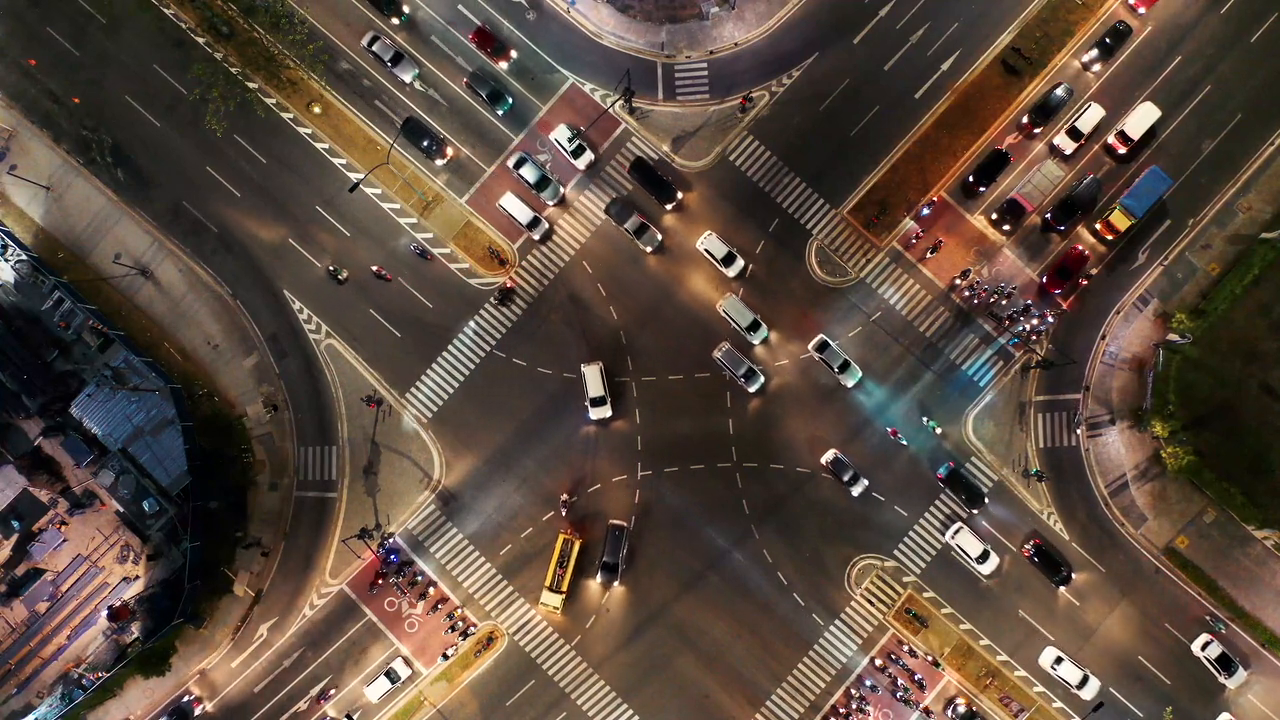
#> input picture frame 27 of cejchkry-assingnment04/files/cars_moving(1).mp4, 1280 x 720 px, given in place of truck_moving.mp4, which was not available
$ python dense_opt_flow.py
#> lines starting #> are read from the running program, lines starting #| are printed output that depends on the picture; after the words box and inside, x2 and y2 are one past the last pixel; in counts of white or black regions, pixels touching at a corner belong together; pictures that were not available may be replaced by others from this repository, and a replacement may not be noted
import cv2 as cv
import numpy as np

def dense_optical_flow(video_path):
#> called with video_path = 'files/truck_moving.mp4'
    cap = cv.VideoCapture(video_path)
    if not cap.isOpened():
        print("Error opening video file")
        return

    ret, first_frame = cap.read()
#> first_frame is the input picture: shape (720, 1280, 3); mean B, G, R 61.1, 72.8, 89.2
    if not ret:
        return

    prev_gray = cv.cvtColor(first_frame, cv.COLOR_BGR2GRAY)

    hsv_mask = np.zeros_like(first_frame)
    hsv_mask[..., 1] = 255

    while True:
        ret, frame = cap.read()
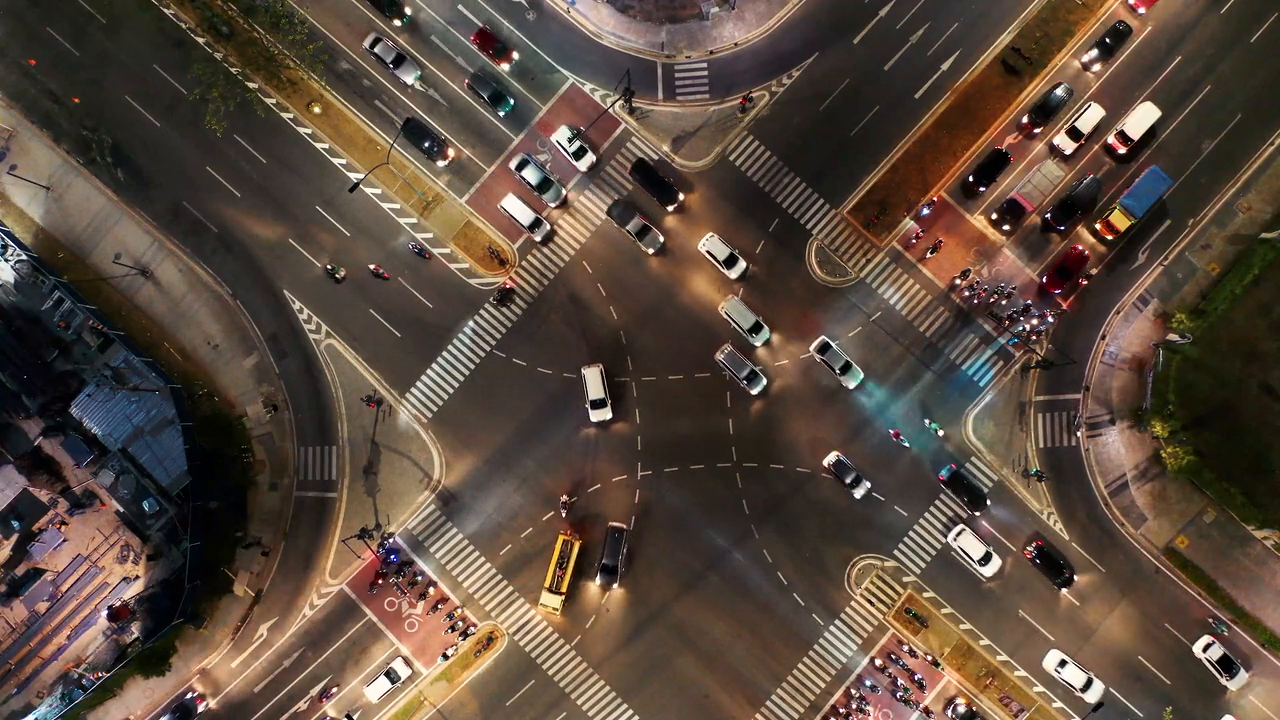
#> input picture frame 28 of cejchkry-assingnment04/files/cars_moving(1).mp4, 1280 x 720 px, given in place of truck_moving.mp4, which was not available
#> frame is the input picture: shape (720, 1280, 3); mean B, G, R 60.8, 72.7, 88.9
        if not ret:
            break

        gray = cv.cvtColor(frame, cv.COLOR_BGR2GRAY)


        flow = cv.calcOpticalFlowFarneback(prev_gray, gray, None,
                                            0.5, 5, 15, 1, 5, 1.2, 0)


        mag, ang = cv.cartToPolar(flow[..., 0], flow[..., 1])

        _, motion_mask = cv.threshold(mag, 2.0, 255, cv.THRESH_BINARY)
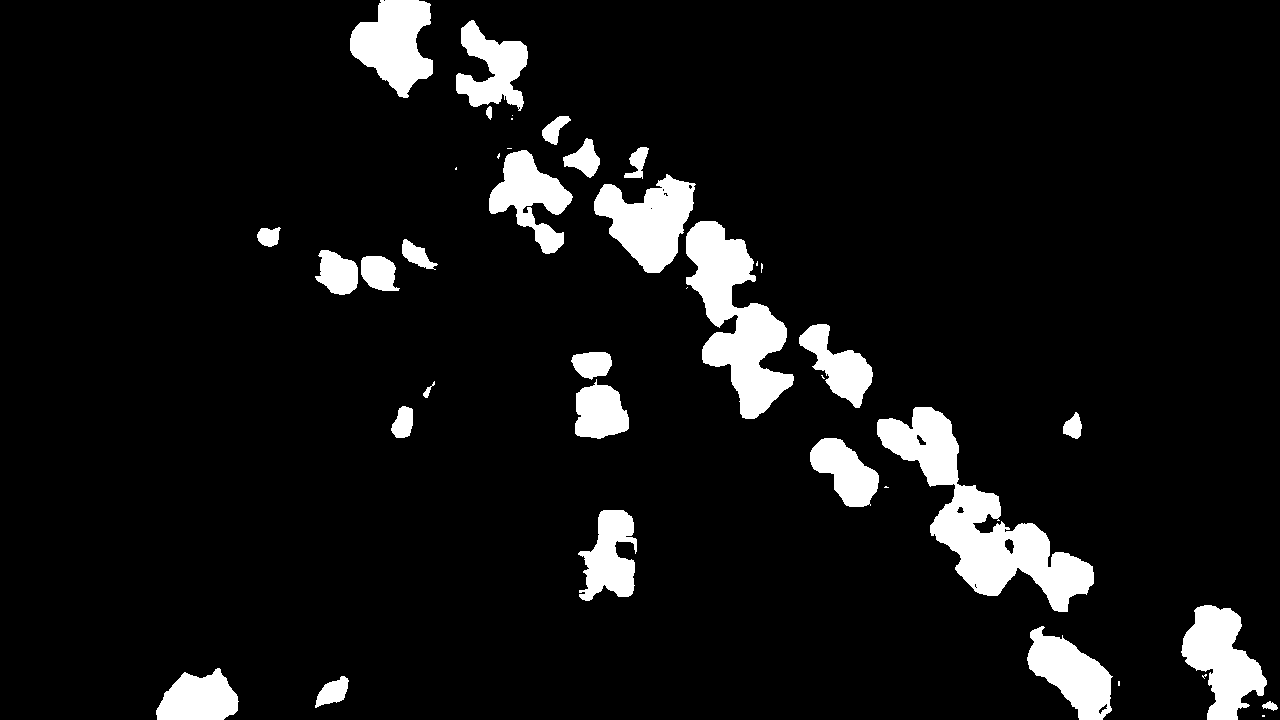
#> motion_mask: shape (720, 1280) float32; 8% white; 40 white regions (13 under 20 px), largest, box (x1, y1, x2, y2) and area: (877, 407, 1094, 612) 13422, (686, 221, 794, 419) 10054, (594, 174, 696, 273) 5727
        motion_mask = motion_mask.astype(np.uint8)

        k = np.ones((15, 30), np.uint8)


        processed_mask = cv.morphologyEx(motion_mask, cv.MORPH_CLOSE, k, iterations = 9)
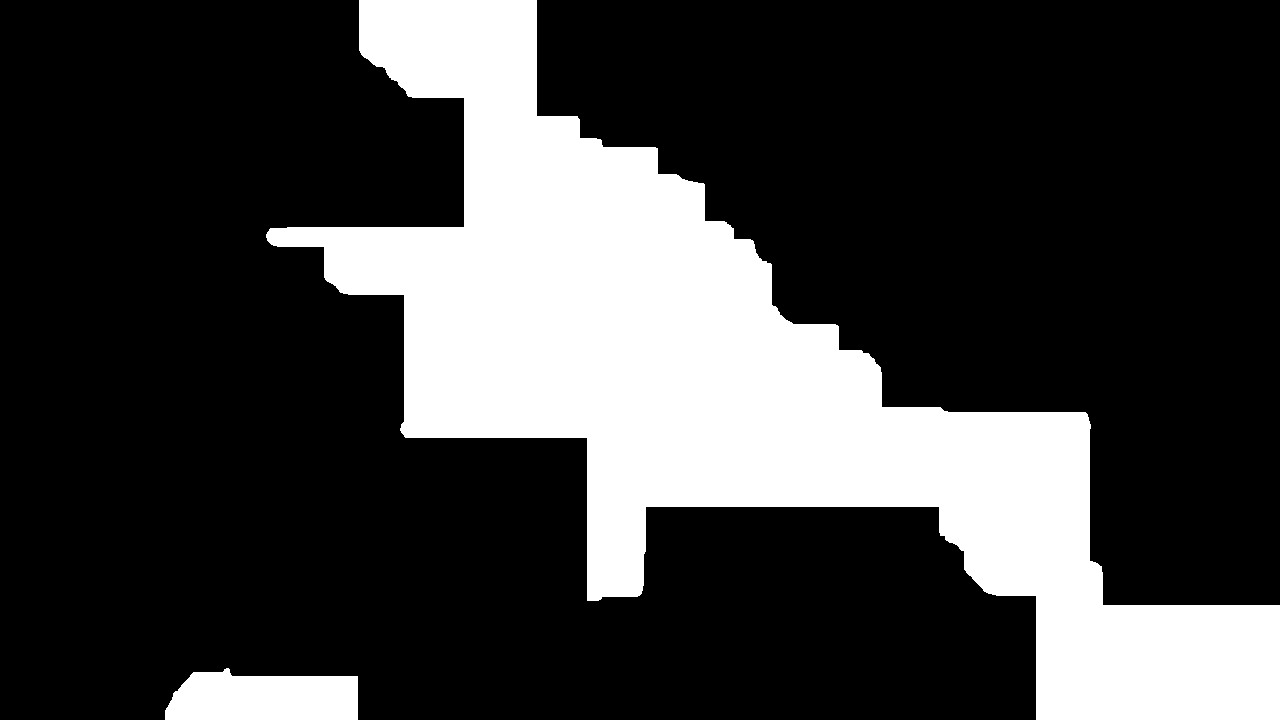
#> processed_mask: shape (720, 1280); 24.8% white; 2 white regions


        contours, _ = cv.findContours(processed_mask, cv.RETR_EXTERNAL, cv.CHAIN_APPROX_SIMPLE)
#> contours = 2 contours; box (x1, y1, x2, y2) and area: (266, 0, 1280, 720) 218583, (165, 668, 358, 720) 8062

        bbox_frame = frame.copy()

        for contour in contours:
            if cv.contourArea(contour) < 5000:
                continue

            x, y, w, h = cv.boundingRect(contour)

            cv.rectangle(bbox_frame, (x, y), (x+w, y+h), (0, 0, 255), 4)
#> this loop made 2 passes
#> (x, y, w, h) on passes 1 to 2: (165, 668, 193, 52), (266, 0, 1014, 720)
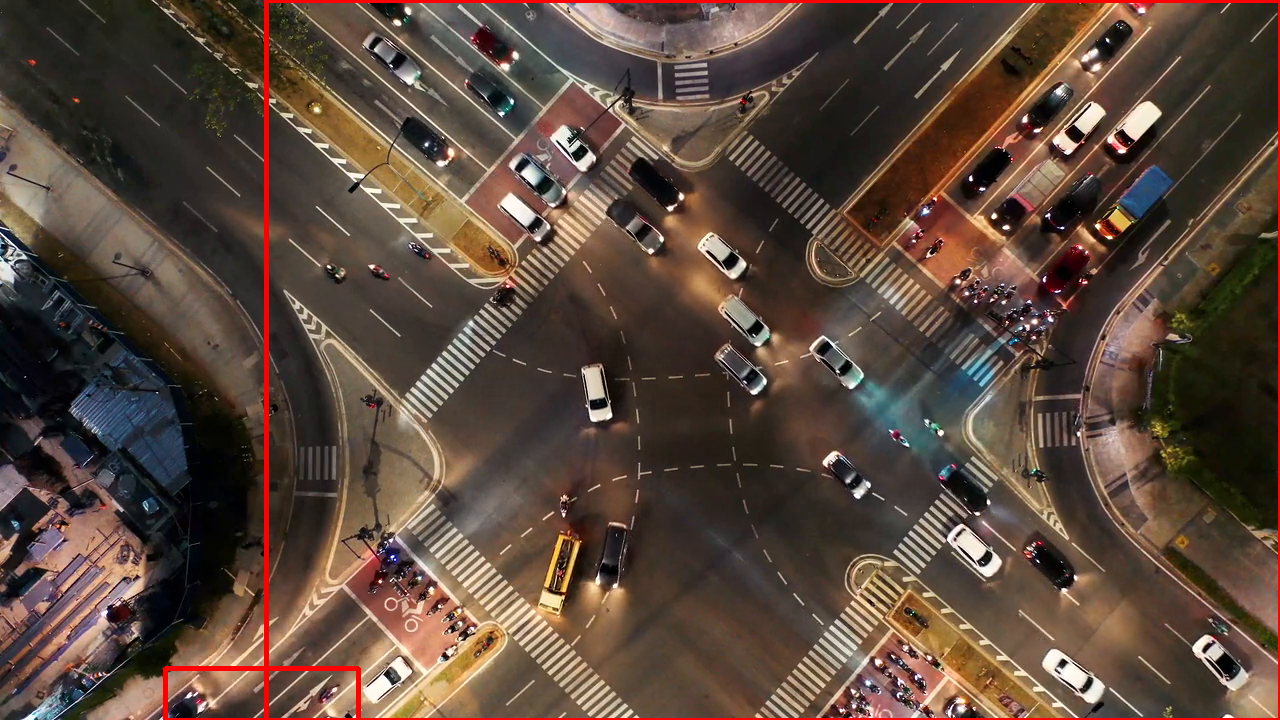
#> bbox_frame: shape (720, 1280, 3); 1.27% of pixels changed, all inside (x1, y1, x2, y2) = (163, 0, 1280, 720)


        hsv_mask[..., 0] = ang * 180 / np.pi / 2
        hsv_mask[..., 2] = cv.normalize(processed_mask, None, 0, 255, cv.NORM_MINMAX)

        rgb_representation = cv.cvtColor(hsv_mask, cv.COLOR_HSV2BGR)


        scale = 0.4
        h, w = frame.shape[:2]
#> w = 1280
        dim = (int(w * scale), int(h * scale))
#> dim = (512, 288)

        res1 = cv.resize(bbox_frame, dim)
        res2 = cv.resize(rgb_representation, dim)

        cv.imshow("Dense Optical Flow", np.hstack([res1, res2]))
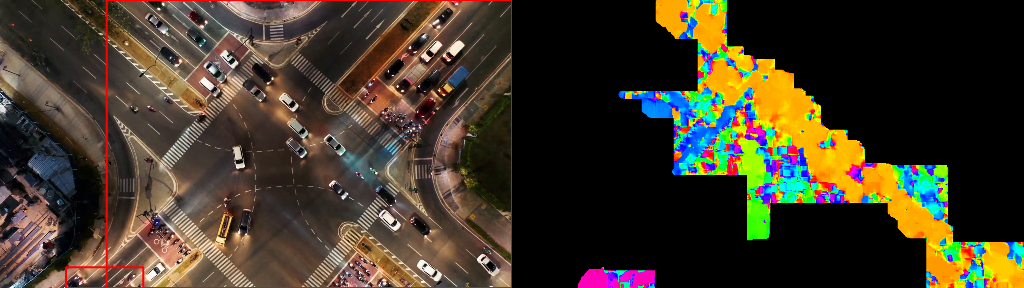
#> window 'Dense Optical Flow': shape (288, 1024, 3); mean B, G, R 39.9, 56.1, 65.5

        prev_gray = gray

        if cv.waitKey(10) & 0xFF == ord('q'):
#> (key q is pressed here)
            break

    cap.release()
    cv.destroyAllWindows()

if __name__ == "__main__":
    dense_optical_flow('files/truck_moving.mp4')

$ run again, starting later in the video
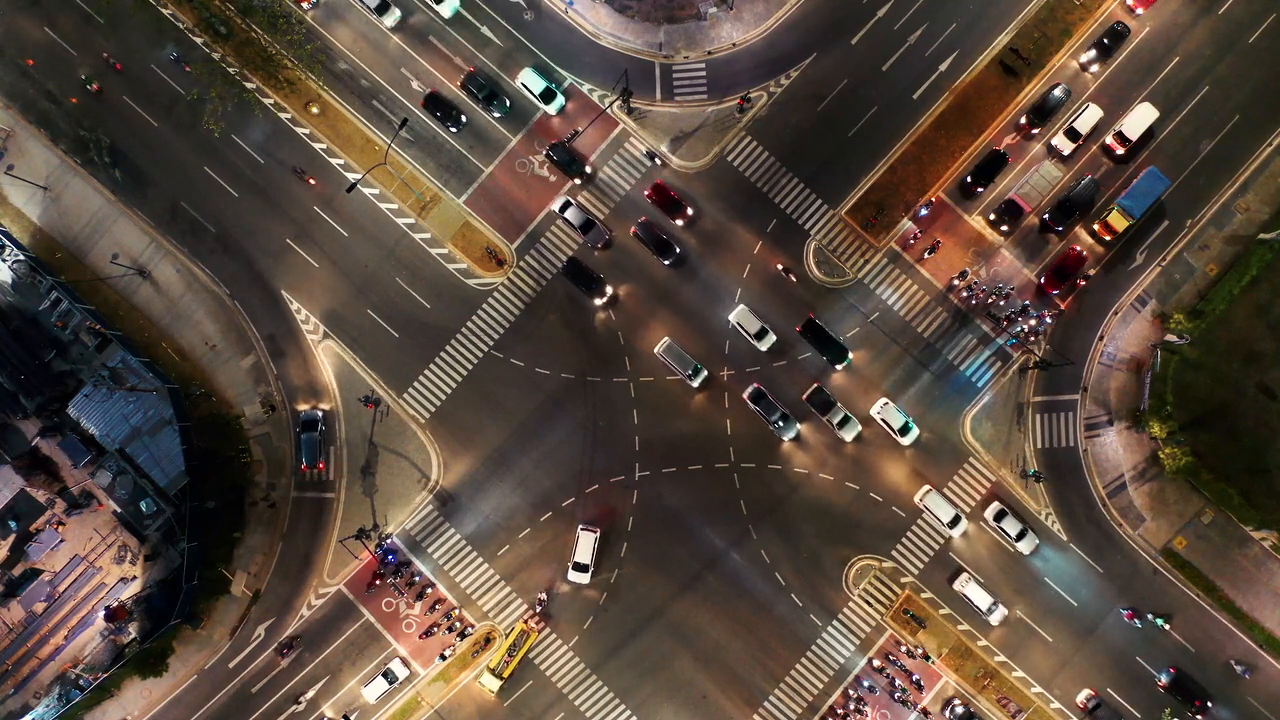
#> input picture frame 124 of cejchkry-assingnment04/files/cars_moving(1).mp4, 1280 x 720 px, given in place of truck_moving.mp4, which was not available
#> in dense_optical_flow, first_frame is the input picture: shape (720, 1280, 3); mean B, G, R 60.8, 72.3, 87.7
#> in dense_optical_flow, `_, motion_mask = cv.threshold(mag, 2.0, 255, cv.THRESH_BINARY)`:
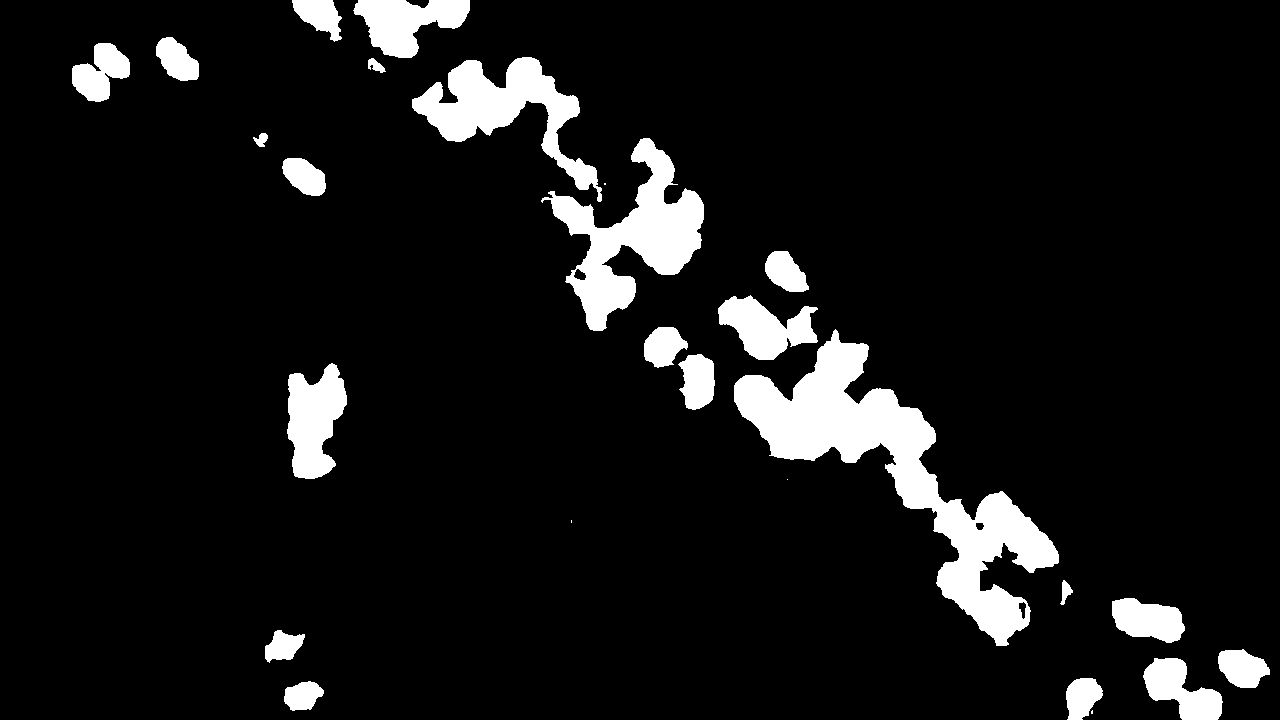
#> motion_mask: shape (720, 1280) float32; 8.5% white; 26 white regions (4 under 20 px), largest, box (x1, y1, x2, y2) and area: (734, 329, 1059, 646) 25547, (541, 138, 704, 331) 11552, (412, 57, 602, 202) 8961
#> processed_mask: shape (720, 1280); 22.1% white; 4 white regions (1 under 20 px)
#> contours = 4 contours, 1 with area under 20; largest, box (x1, y1, x2, y2) and area: (0, 0, 1280, 720) 191784, (296, 363, 356, 479) 6100, (274, 630, 333, 720) 3944
#> the loop in dense_optical_flow, `for contour in contours:` made 4 passes
#> (x, y, w, h) on passes 3 to 4: (296, 363, 60, 116), (0, 0, 1280, 720)
#> in dense_optical_flow, `cv.imshow("Dense Optical Flow", np.hstack([res1, res2]))`:
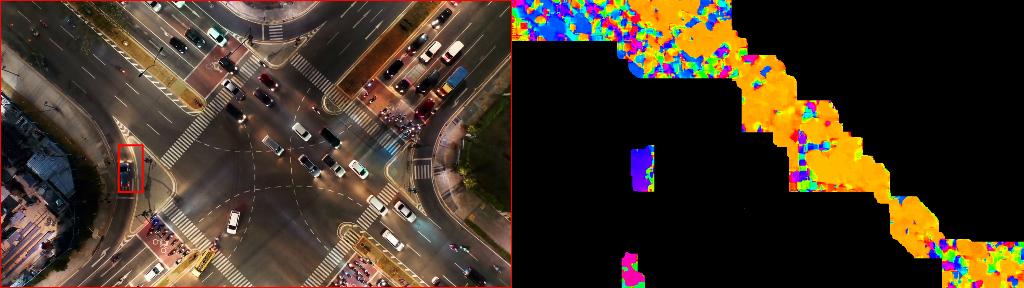
#> window 'Dense Optical Flow': shape (288, 1024, 3); mean B, G, R 37.5, 52.1, 65.7

$ run again, starting later in the video
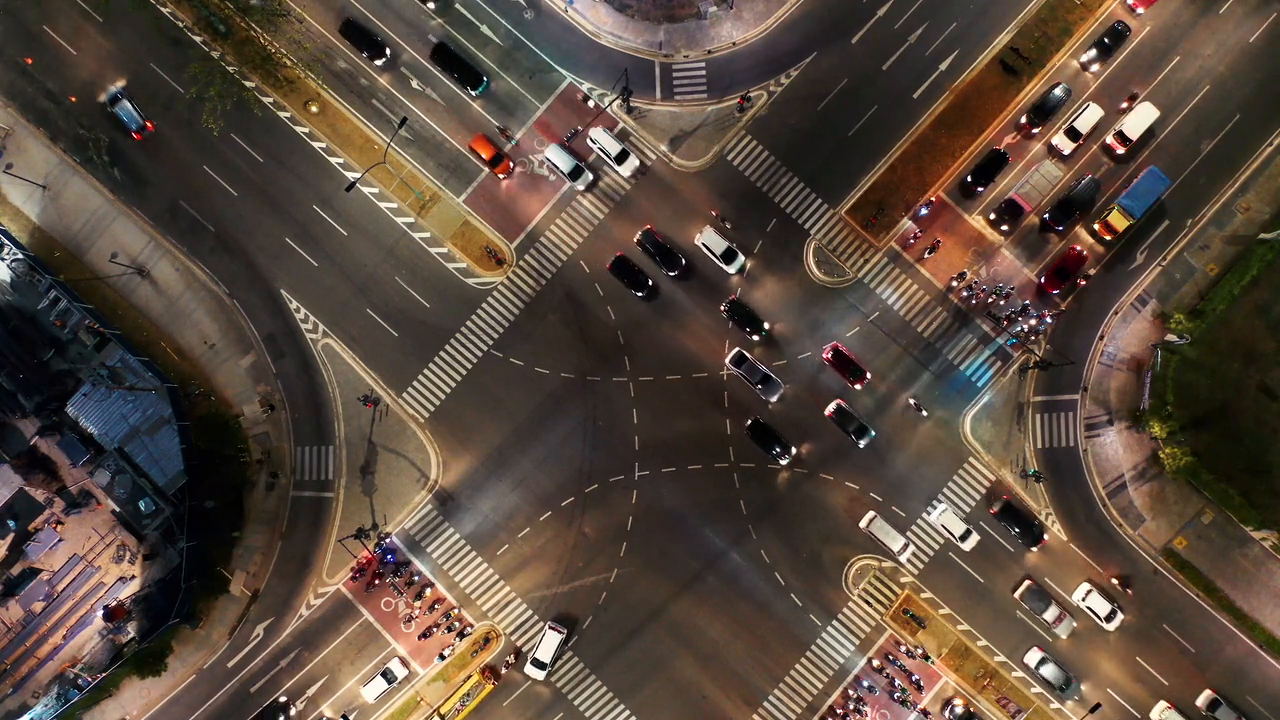
#> input picture frame 220 of cejchkry-assingnment04/files/cars_moving(1).mp4, 1280 x 720 px, given in place of truck_moving.mp4, which was not available
#> in dense_optical_flow, first_frame is the input picture: shape (720, 1280, 3); mean B, G, R 60.3, 71.9, 87.4
#> in dense_optical_flow, `_, motion_mask = cv.threshold(mag, 2.0, 255, cv.THRESH_BINARY)`:
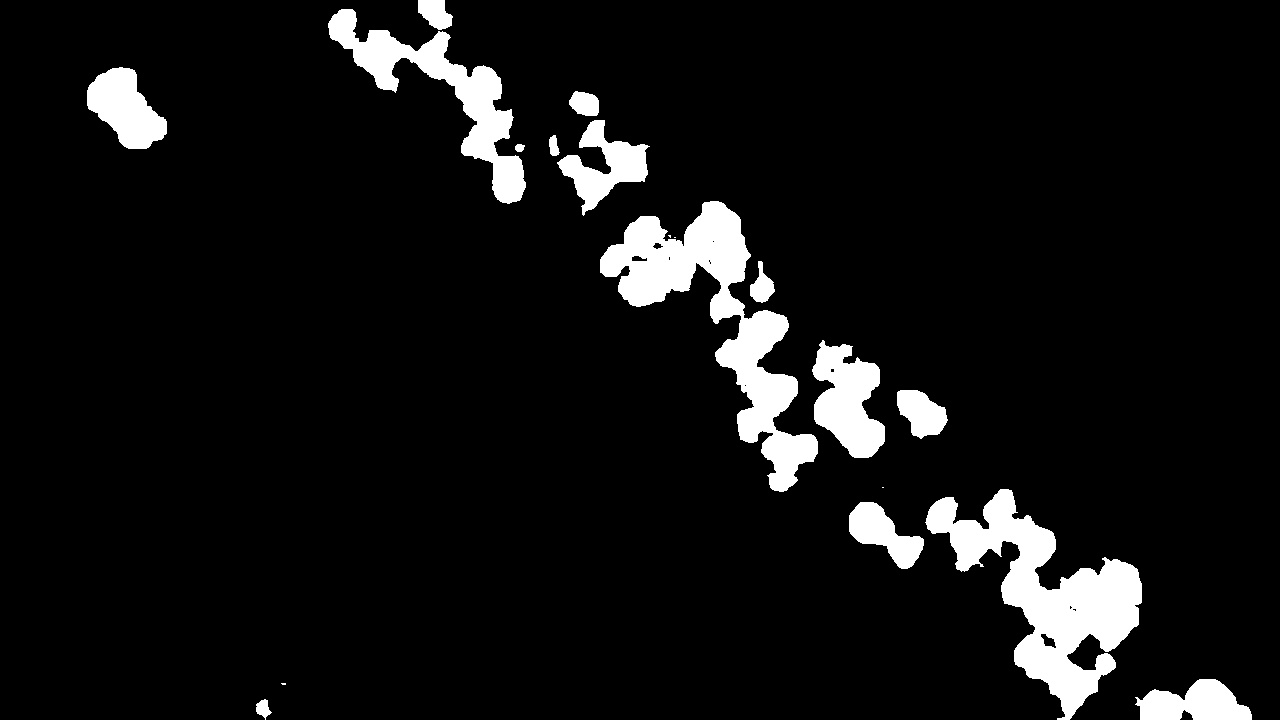
#> motion_mask: shape (720, 1280) float32; 7.3% white; 19 white regions (4 under 20 px), largest, box (x1, y1, x2, y2) and area: (925, 489, 1142, 720) 17953, (600, 201, 818, 492) 17673, (328, 9, 526, 204) 9298
#> processed_mask: shape (720, 1280); 14.5% white; 2 white regions
#> contours = 2 contours; box (x1, y1, x2, y2) and area: (0, 0, 1280, 720) 131046, (265, 683, 295, 720) 626
#> the loop in dense_optical_flow, `for contour in contours:` made 2 passes
#> in dense_optical_flow, `cv.imshow("Dense Optical Flow", np.hstack([res1, res2]))`:
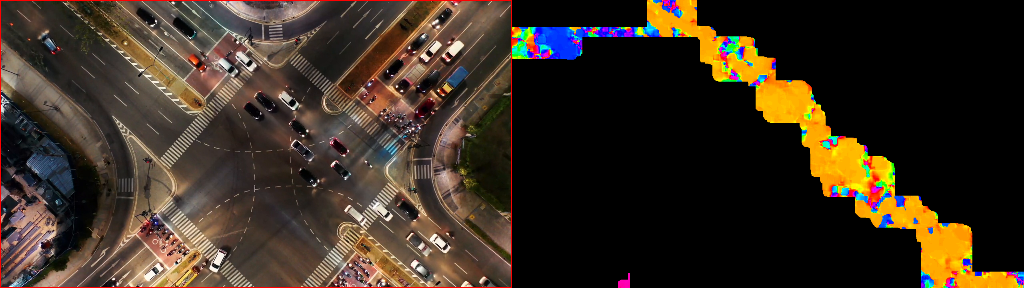
#> window 'Dense Optical Flow': shape (288, 1024, 3); mean B, G, R 33.6, 46.6, 59.2
